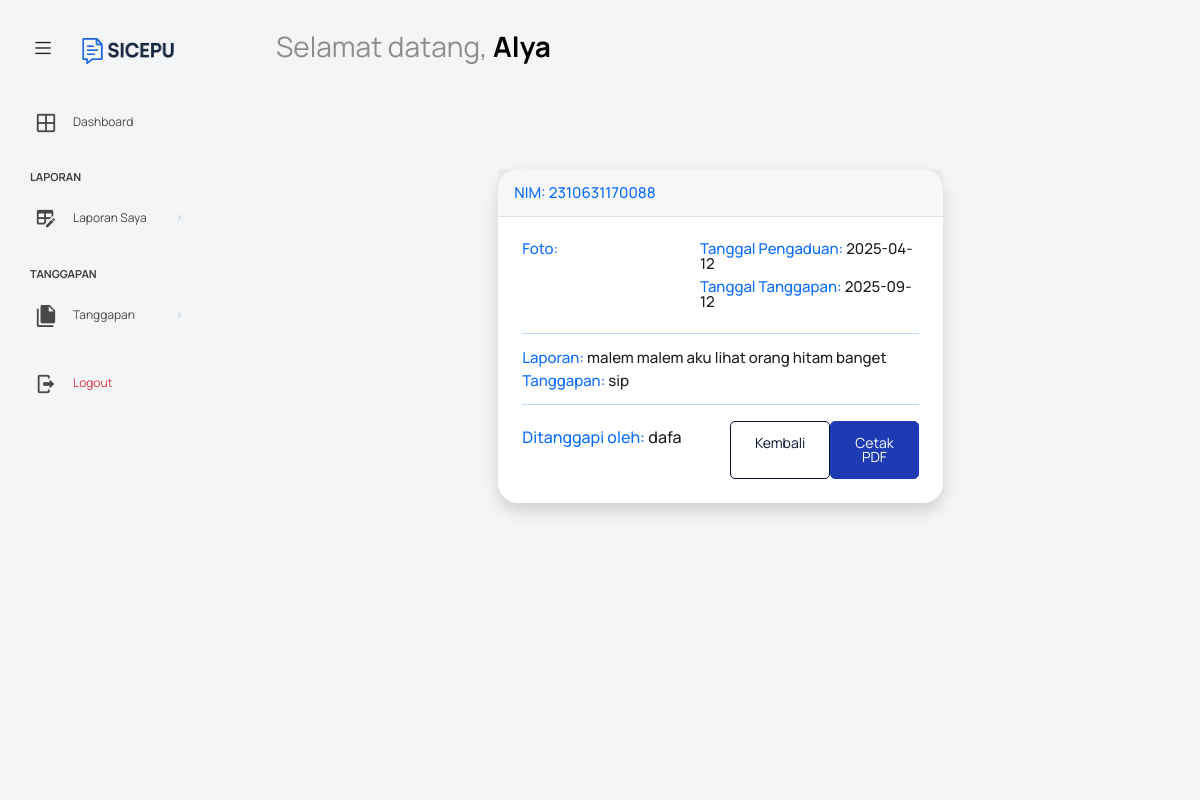
Page /src/user/preview.php?id_tanggapan=10 (signed in) on the committed database.
### tables this page shows
CREATE TABLE `tanggapan` (
  `id_tanggapan` int(11) NOT NULL,
  `id_pengaduan` int(11) NOT NULL,
  `tgl_tanggapan` date NOT NULL,
  `tanggapan` text NOT NULL,
  `id_petugas` int(11) NOT NULL,
  `rating` int(1) DEFAULT NULL
);

CREATE TABLE `pengaduan` (
  `id_pengaduan` int(11) NOT NULL,
  `tgl_pengaduan` date NOT NULL,
  `nim` varchar(16) NOT NULL,
  `isi_laporan` text NOT NULL,
  `foto` varchar(255) NOT NULL,
  `status` enum('terkirim','proses','selesai') NOT NULL,
  `disposisi` varchar(255) NOT NULL
);

CREATE TABLE `petugas` (
  `id_petugas` int(11) NOT NULL,
  `nama_petugas` varchar(35) NOT NULL,
  `username` varchar(25) NOT NULL,
  `password` varchar(32) NOT NULL,
  `telp` varchar(13) NOT NULL,
  `posisi` varchar(255) NOT NULL
);

### src/user/preview.php (the view, shortened to what this page needs)
<?php
require '../../public/app.php';
include '../layout/header.php';
include '../layout/nav.php';
?>
<div class="container-fluid page-body-wrapper">
  <?php include '../layout/sidebar.php'; ?>
  <div class="main-panel">
    <div class="content-wrapper">
      <?php
      $id = $_GET['id_tanggapan'];
      $query = "SELECT * FROM (( tanggapan
        INNER JOIN pengaduan ON tanggapan.id_pengaduan = pengaduan.id_pengaduan )
        INNER JOIN petugas ON tanggapan.id_petugas = petugas.id_petugas)
        WHERE id_tanggapan = $id";
      $result = mysqli_query($conn, $query);
      ?>
      <div class="d-flex justify-content-center py-5">
        <?php while ($row = mysqli_fetch_assoc($result)) : ?>
          <div class="card shadow mb-4 w-50" data-aos="fade-up">
            <div class="card-header">
              <h6 class="font-weight-bold text-primary mt-2">NIM: <?= $row['nim']; ?></h6>
            </div>
            <div class="collapse show" id="generate">
              <div class="card-body">
                <div class="row">
                  <div class="col-5">
                    <h6 class="text-primary font-weight-bold">Foto:</h6>
                  </div>
                  <div class="col-7">
                    <h6><span class="text-primary font-weight-bold">Tanggal Pengaduan:</span> <?= $row['tgl_pengaduan']; ?></h6>
                    <h6><span class="text-primary font-weight-bold">Tanggal Tanggapan:</span> <?= $row['tgl_tanggapan']; ?></h6>
                  </div>
                </div>
                <hr class="bg-primary">
                <h6><span class="text-primary font-weight-bold">Laporan:</span> <?= $row['isi_laporan']; ?></h6>
                <h6><span class="text-primary font-weight-bold">Tanggapan:</span> <?= $row['tanggapan']; ?></h6>
                <hr class="bg-primary">
                <div class="row">
                  <div class="col-8 mt-2">
                    <h5><span class="text-primary font-weight-bold">Ditanggapi oleh:</span> <?= $row['nama_petugas']; ?></h5>
                  </div>
                  <div class="col-4 d-flex justify-content-end">
                    <a href="generate.php" class="btn btn-outline-primary">Kembali</a>
                    <button id="printPDF" class="btn btn-primary ml-2">Cetak PDF</button>
                  </div>
                </div>
              </div>
            </div>
          </div>
        <?php endwhile; ?>
      </div>
    </div>
    <?php include '../layout/footer.php'; ?>
<?php include '../layout/scripts.php'; ?>

### rows in the picture
tanggapan: id_pengaduan.nim "2310631170088", id_pengaduan.tgl_pengaduan "2025-04-12", tgl_tanggapan "2025-09-12", id_pengaduan.isi_laporan "malem malem aku lihat orang hitam banget", tanggapan "sip", id_petugas.nama_petugas "dafa"

### other values in the picture
$namaTampil "Alya"
